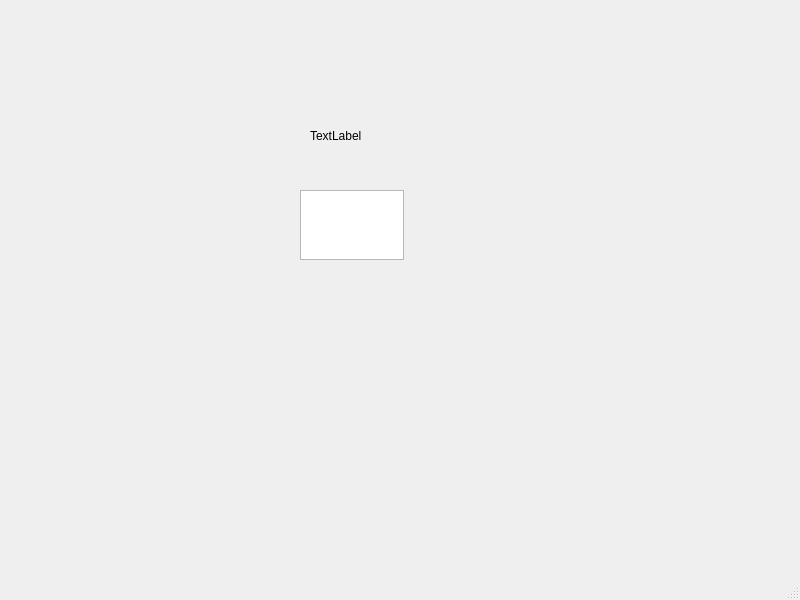
<?xml version="1.0" encoding="UTF-8"?>
<ui version="4.0">
 <class>MainWindow</class>
 <widget class="QMainWindow" name="MainWindow">
  <property name="geometry">
   <rect>
    <x>0</x>
    <y>0</y>
    <width>800</width>
    <height>600</height>
   </rect>
  </property>
  <property name="windowTitle">
   <string>MainWindow</string>
  </property>
  <widget class="QWidget" name="centralwidget">
   <widget class="QLabel" name="label">
    <property name="geometry">
     <rect>
      <x>310</x>
      <y>110</y>
      <width>111</width>
      <height>51</height>
     </rect>
    </property>
    <property name="text">
     <string>TextLabel</string>
    </property>
   </widget>
   <widget class="QTextEdit" name="textEdit">
    <property name="geometry">
     <rect>
      <x>300</x>
      <y>190</y>
      <width>104</width>
      <height>70</height>
     </rect>
    </property>
   </widget>
  </widget>
  <widget class="QMenuBar" name="menubar">
   <property name="geometry">
    <rect>
     <x>0</x>
     <y>0</y>
     <width>800</width>
     <height>21</height>
    </rect>
   </property>
  </widget>
  <widget class="QStatusBar" name="statusbar"/>
 </widget>
 <resources/>
 <connections/>
</ui>
